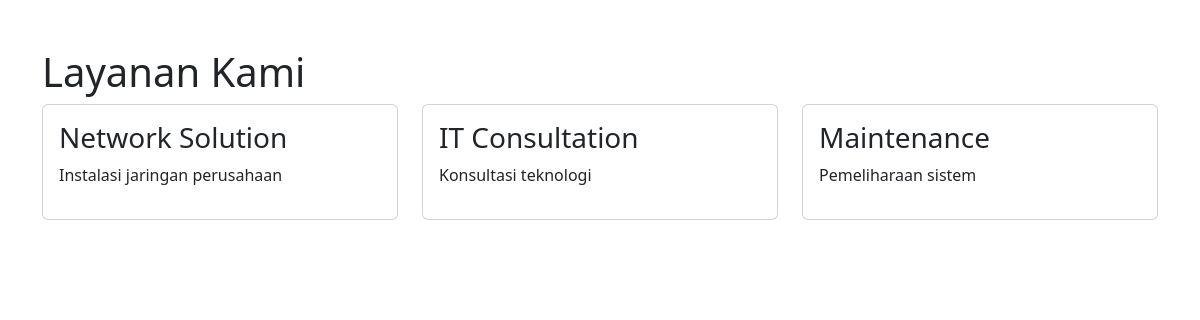
Screenshot of /pages/services.php with the database file from the repository.
### tables this page shows
CREATE TABLE `layanan` (
  `id` int(11) NOT NULL,
  `judul` varchar(100) DEFAULT NULL,
  `deskripsi` text DEFAULT NULL,
  `gambar` varchar(255) DEFAULT NULL
);

### pages/services.php (the view, shortened to what this page needs)
<?php
include("../config/koneksi.php");
$data=mysqli_query(
$conn,
"SELECT * FROM layanan"
);
?>
<!DOCTYPE html>
<html>
<head>
<link href=
"https://cdn.jsdelivr.net/npm/bootstrap@5.3.3/dist/css/bootstrap.min.css"
rel="stylesheet">
</head>
<body>
<div class="container mt-5">
<h1>
Layanan Kami
</h1>
<div class="row">
<?php
while(
$row=mysqli_fetch_array(
$data
)
){
?>
<div class="col-md-4">
<div class="card p-3 mb-3">
<h3>
<?=$row['judul'];?>
</h3>
<p>
<?=$row['deskripsi'];?>
</p>
</div>
</div>
<?php } ?>
</div>
</div>
</body>
</html>

### rows the page displays
layanan: judul "Network Solution", deskripsi "Instalasi jaringan perusahaan"
layanan: judul "IT Consultation", deskripsi "Konsultasi teknologi"
layanan: judul "Maintenance", deskripsi "Pemeliharaan sistem"
